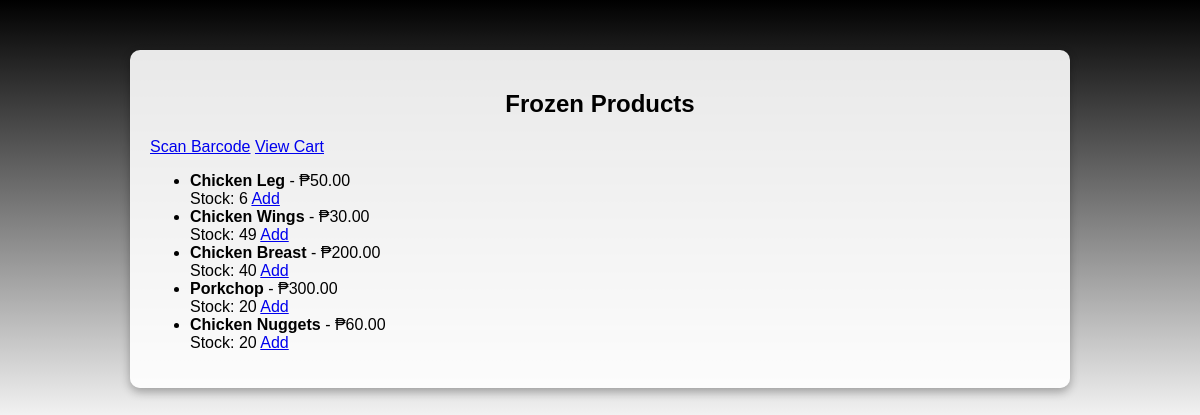
The page / on the database its author committed.
### store/models.py (models this page shows, shortened)
class Product(models.Model):
    category = models.ForeignKey(Category, on_delete=models.CASCADE)
    name = models.CharField(max_length=200)
    price = models.DecimalField(max_digits=10, decimal_places=2)
    stock = models.IntegerField(default=0)
    description = models.TextField(blank=True)
    barcode = models.CharField(max_length=100, unique=True, blank=True, null=True)

### store/views.py (the view)
# urls.py: path("", views.product_list, name="products"),
def product_list(request):
    products = Product.objects.all()
    return render(request, "store/products.html", {"products": products})

### store/templates/store/products.html (shortened to what this page needs)
{% load static %}
<!DOCTYPE html>
<html lang="en">
<head>
<link rel="stylesheet" href="{% static 'store/css/style.css' %}">
</head>
<body>
<div class="container">
<div class="header">
    <h2>Frozen Products</h2>
</div>
<div class="actions">
    <a href="{% url 'scan_barcode' %}">Scan Barcode</a>
    <a href="{% url 'cart' %}">View Cart</a>
</div>
<ul>
{% for p in products %}
    <li>
        <strong>{{ p.name }}</strong> - ₱{{ p.price }}
        <br>
        Stock: {{ p.stock }}
        {% if p.stock > 0 %}
            <a href="{% url 'add_to_cart' p.id %}">Add</a>
        {% else %}
            <span class="out-of-stock">Out of Stock</span>
        {% endif %}
    </li>
{% endfor %}
</ul>
</div>
</body>
</html>

### store/static/store/css/style.css (style rules this page uses)
body { background: linear-gradient(to bottom, #000000, #ffffff); font-family: Arial, sans-serif; color: #000; margin: 0; padding: 0; }
.container { background-color: rgba(255, 255, 255, 0.9); max-width: 900px; margin: 50px auto; padding: 20px; border-radius: 10px; box-shadow: 0 4px 10px rgba(0,0,0,0.3); }
h1, h2, h3 { text-align: center; color: #000; }

### rows shown on the page
Product: name "Chicken Leg", price "50.00", stock "6", shows "Add"
Product: name "Chicken Wings", price "30.00", stock "49", shows "Add"
Product: name "Chicken Breast", price "200.00", stock "40", shows "Add"
Product: name "Porkchop", price "300.00", stock "20", shows "Add"
Product: name "Chicken Nuggets", price "60.00", stock "20", shows "Add"
